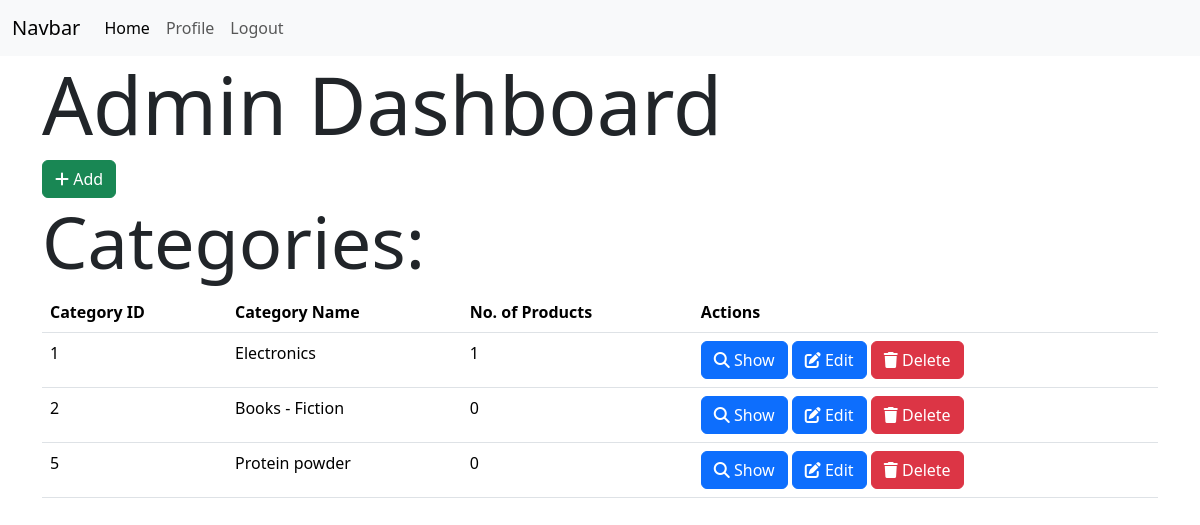
The app's page /admin (signed in) with its own data.
### models.py (models this page shows)
class Category(db.Model):
    id = db.Column(db.Integer, primary_key=True)
    name = db.Column(db.String(32), unique=True)
    products = db.relationship('Product', backref='category', lazy=True)

### routes.py (the view)
@app.route('/admin')
@admin_required
def admin():
    categories = Category.query.all()
    return render_template('admin.html', categories=categories)

### routes.py (called while the page is built)
def admin_required(func):
    @wraps(func)
    def inner(*args, **kwargs):
        if 'user_id' not in session:
            flash('Please login to continue')
            return redirect(url_for('login'))
        user = User.query.get(session['user_id'])
        if not user.is_admin:
            flash('You are not authorized to access this page')
            return redirect(url_for('index'))
        return func(*args, **kwargs)
    return inner

### templates/admin.html (shortened to what this page needs)
{% extends 'layout.html'%}
{% block content %}
<h1 class="display-1">Admin Dashboard</h1>
<a href="{{url_for('add_category')}}" class="btn btn-success">
    <i class="fas fa-plus"></i>
    Add</a>
<h2 class="display-2">Categories:</h2>
<table class="table">
    <thread>
        <tr>
            <th>Category ID</th>
            <th>Category Name</th>
            <th>No. of Products</th>
            <th>Actions</th>
        </tr>
    </thread>
    <tbody>
        {% for category in categories %}
    <tr>
        <td>{{category.id}}</td>
        <td>{{category.name}}</td>
        <td>{{category.products|length}}</td>
        <td>
            <a href="{{url_for('show_category', id=category.id)}}" class="btn btn-primary">
                <i class="fas fa-search   "></i>
                Show
            </a>
            <a href="{{url_for('edit_category', id=category.id)}}" class="btn btn-primary">
                <i class="fas fa-edit   "></i>
                Edit
            </a>
            <a href="{{url_for('delete_category', id=category.id)}}" class="btn btn-danger">
                <i class="fas fa-trash   "></i>
                Delete
            </a>
        </td>
    </tr>
    {% endfor %}
    </tbody>
</table>
{% endblock %}

### records on screen
Category: id "1", name "Electronics", products|length "1"
Category: id "2", name "Books - Fiction", products|length "0"
Category: id "5", name "Protein powder", products|length "0"
